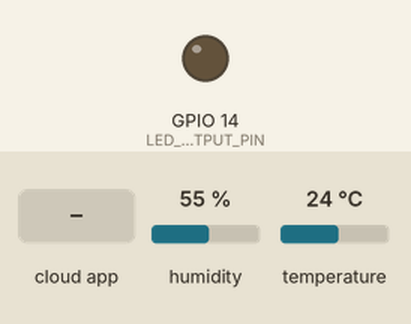
This sketch was run on a simulated ESP32. Parts: output pins drawn as LEDs (lit = HIGH). The test bench sets the inputs (shaded band); at power-on: humidity 55 %, temperature 24 °C. WiFi joins after 1.5 s; servers stay silent unless stated; no MQTT or app messages arrive unless stated; what the sketch prints to the serial monitor is not drawn.

Above: at 4.4 s.
4.5 s: the phone or cloud app sets OnOff to 1
At 5.0 s:
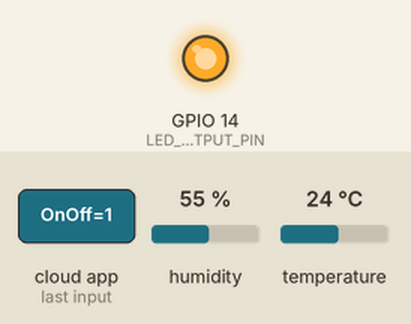
6.0 s: the phone or cloud app sets OnOff to 0
At 6.7 s:
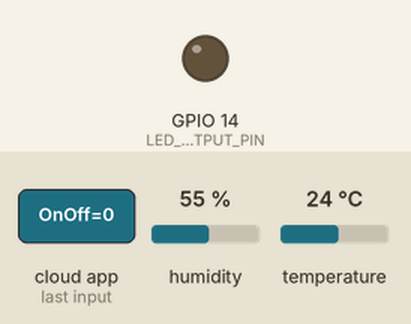
Timing chart, 0 to 9.0 s (numbered marks = the images above; inputs shaded):
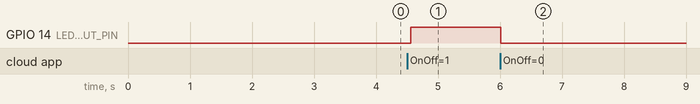

The sketch:

IoTworkshop_WIFI_MQTT_DHT.ino
```cpp
/***************************************************
  // IoT Workshop 2018
  // This is a demo code and shouldn't be used for any long term use or commercial purpose

  // DHT11 Pin out

  //    -------
  //    |:::::|
  //    |:::::|
  //    -------
  //    | | | |
  //    1 2 3 4
  //
  //    1 - Vcc
  //    2 - Out
  //    3 - NC
  //    4 - GND

  // DHT 11 Out should be connected to Vcc (PullUp) through 3.3 K Ohm
  // DHT 11 Out should be connected directly to pin 15 of ESP32

****************************************************/
#include "Config.h"
#include <WiFi.h>
#include <WiFiClient.h>
#include <Ticker.h>
#include "MQTT_Communication.h"
#include "DHT_Sensor.h"

/******************************* Declarations *********************************/

Ticker  ServerUpdateInterval;

/******************************* Global variables *****************************/

// Create an ESP8266 WiFiClient class to connect to the MQTT server.
WiFiClient client;

bool WIFI_InitOK = false;

/******************************* Functions ************************************/
void  tickerUpdateHandler(void);
bool  checkForWIFIStatus(void);
void  configureWIFI(void);

/******************************* Functions Definitons *************************/

/*
   @Brief   Ticker update Function
   @Param   None
   @Return  None
*/
void tickerUpdateHandler(void)
{
  TriggerServerUpdate();
}

/*
   @Brief   Check the WIFI status
   @Param   None
   @Return  None
*/
bool checkForWIFIStatus(void)
{
  if (WiFi.status() != WL_CONNECTED)
  {
    if (WIFI_InitOK == true)
    {
      // if connection is lost after first connection the reconnect
      WiFi.reconnect();
    }
    DEBUG_PRINT(F("Wait for WIFI "));
    DEBUG_PRINT_LN(WLAN_SSID);
    while (WiFi.status() != WL_CONNECTED)
    {
      DEBUG_PRINT(F("."));
      delay(1000);
    }
    DEBUG_PRINT_LN(F(" "));
    DEBUG_PRINT_LN(F("Connected"));
    return false;
  }
  return true;
}

/*
   @Brief   Function to configure the WIFI
   @Param   None
   @Return  None
*/
void configureWIFI(void)
{
  // Print WIFI Connection
  DEBUG_PRINT(F("Connecting to "));
  DEBUG_PRINT_LN(WLAN_SSID);
  // Connect to WiFi access point.
  WiFi.begin(WLAN_SSID, WLAN_PASS);
  // check for WIFI status
  checkForWIFIStatus();
  WIFI_InitOK = true;
  delay(100);
}

/**
  @brief  Setup Function
  @param  None
  @return None
*/
void setup(void)
{
#ifdef DEBUG_PRINT_ENABLE
  Serial.begin(115200);
  Serial.setDebugOutput(false);
  DEBUG_PRINT_LN(F(" "));
#endif /* DEBUG_PRINT_ENABLE */
  DEBUG_PRINT_LN(F("IoT Workshop"));
  delay(1000);

  configureWIFI();

  // configure the LED pin
  pinMode (LED_OUTPUT_PIN , OUTPUT);
  delay(100);

  // Setup MQTT subscription for onoff feed.
  ServerUpdateInterval.attach_ms(TICKER_SERVER_UPDATE_INTERVAL, tickerUpdateHandler);

  // Initialise MQTT
  InitMQTT_Communication();
  // Initialise Sensor
  SensorInit();
}

/**
  @brief  Loop Function
  @param  None
  @return None
*/
void loop()
{
  ObtainSensorData();
  MQTT_ServerTask();
  checkForWIFIStatus();
  delay(100);
}

/* EOF */
```

DHT_Sensor.cpp
```cpp
/***************************************************
  @file   DHT_Sensor.cpp
  @brief  File provides APIs the functions for DHT sensor
  @Author TeamRoboCET

  // IoT Workshop 2018
  // This is a demo code and shouldn't be used for any long term use or commercial purpose

  // DHT11 Pin out

  //    -------
  //    |:::::|
  //    |:::::|
  //    -------
  //    | | | |
  //    1 2 3 4
  //
  //    1 - Vcc
  //    2 - Out
  //    3 - NC
  //    4 - GND

  // DHT 11 Out should be connected to Vcc (PullUp) through 3.3 K Ohm
  // DHT 11 Out should be connected directly to pin 15 of ESP32

***************************************************/

#include "Arduino.h"

// Include sensor headers
#include <Adafruit_Sensor.h>
#include <DHT.h>
#include <DHT_U.h>

#include "Config.h"

/******************************* Declarations **********************************/
// Sensor Related
DHT_Unified dht(DHTPIN, DHTTYPE);

float humiSensor = 0;
float tempSensor = 0;

/******************************* Functions **************************************/
void  computeRMS_Current(void);
void  sensorCalibration(void);

/******************************* Functions Definitons ***************************/

/**
   @brief   Function is used to initialise the sensor
   @param   None
   @Return  None
*/
void SensorInit(void)
{
  // No special initialisation required for this sensor
}

/**
   @brief   Function to get temperature Sensor Data
   @param   None
   @Return  float, temperature value
*/
float GetTemperatureSensorData(void)
{
  return tempSensor;
}

/**
   @brief   Function to get Humidity Sensor Data
   @param   None
   @Return  float, Humidity
*/
float GetHumiditySensorData(void)
{
  return humiSensor;
}

/**
   @brief   Function Obtain Sensor Data
   @param   None
   @Return  None
*/
void ObtainSensorData(void)
{
  sensors_event_t event;
  dht.temperature().getEvent(&event);
  if (isnan(event.temperature))
  {
    tempSensor = 0;
    DEBUG_PRINT_LN(F("Error reading temperature!"));
  }
  else
  {
    tempSensor = event.temperature;
    DEBUG_PRINT(F("Temperature: "));
    DEBUG_PRINT(event.temperature);
    DEBUG_PRINT_LN(F(" *C"));
  }
  // Get humidity event and print its value.
  dht.humidity().getEvent(&event);
  if (isnan(event.relative_humidity))
  {
    humiSensor = 0;
    DEBUG_PRINT_LN(F("Error reading humidity!"));
  }
  else
  {
    humiSensor = event.relative_humidity;
    DEBUG_PRINT(F("Humidity: "));
    DEBUG_PRINT(event.relative_humidity);
    DEBUG_PRINT_LN(F(" %"));
  }
}

/* EOF */
```

DHT_Sensor.h
```cpp
/***************************************************
  @file   DHT_Sensor.h
  @brief  File provides APIs the functions for current DHT sensor
  @Author TeamRoboCET

  // IoT Workshop 2018
  // This is a demo code and shouldn't be used for any long term use or commercial purpose

***************************************************/

#ifndef _DHT_SENSOR_H_
#define _DHT_SENSOR_H_

void  ObtainSensorData(void);
void  SensorInit(void);
float GetTemperatureSensorData(void);
float GetHumiditySensorData(void);

#endif /* _DHT_SENSOR_H_ */
```

Debug.h
```cpp
/***************************************************
  @file   Debug.h
  @brief  File provides the functions for Debug
  @Author TeamRoboCET

  // IoT Workshop 2018
  // This is a demo code and shouldn't be used for any long term use or commercial purpose
***************************************************/

#ifndef _DEBUG_H_
#define _DEBUG_H_

#ifdef DEBUG_PRINT_ENABLE
  #define DEBUG_PRINT(x)                      Serial.print(x)
  #define DEBUG_PRINT_LN(x)                   Serial.println(x)
#else
  #define DEBUG_PRINT(x)
  #define DEBUG_PRINT_LN(x)
#endif /* DEBUG_PRINT_ENABLE */

#endif /* _DEBUG_H_ */
```

MQTT_Communication.cpp
```cpp
/***************************************************
  @file   MQTT_Communication.cpp
  @brief  File provides APIs the functions for MQTT Communication
  @Author TeamRoboCET

  // IoT Workshop 2018
  // This is a demo code and shouldn't be used for any long term use or commercial purpose

***************************************************/
#include "Arduino.h"
#include <WiFi.h>
#include <WiFiClient.h>
#include "Adafruit_MQTT.h"
#include "Adafruit_MQTT_Client.h"
#include "DHT_Sensor.h"
#include "Config.h"

extern WiFiClient client;
bool ServerUpdateFlag = false;


// Setup the MQTT client class by passing in the WiFi client and MQTT server and login details.
Adafruit_MQTT_Client mqtt(&client, AIO_SERVER, AIO_SERVERPORT, AIO_USERNAME, AIO_KEY);

/******************************* Feeds ******************************************/

// Setup a feed called 'TemperatureSensor' for publishing.
// Notice MQTT paths for AIO follow the form: <username>/feeds/<feedname>
Adafruit_MQTT_Publish TempSensorData = Adafruit_MQTT_Publish(&mqtt, AIO_USERNAME "/feeds/TemperatureSensor");

// Setup a feed called 'HumiditySensor' for publishing.
// Notice MQTT paths for AIO follow the form: <username>/feeds/<feedname>
Adafruit_MQTT_Publish HumiSensorData = Adafruit_MQTT_Publish(&mqtt, AIO_USERNAME "/feeds/HumiditySensor");

// Setup a feed called 'OnOff' for subscribing to changes.
Adafruit_MQTT_Subscribe OnOffButton = Adafruit_MQTT_Subscribe(&mqtt, AIO_USERNAME "/feeds/OnOff");

/******************************* Functions Definitons ***************************/

/*
   @Brief   Function to notify the Server update
   @Param   None
   @Return  None
*/
void TriggerServerUpdate(void)
{
  ServerUpdateFlag = true;
}

/*
   @Brief   On and Off call back function
   @Param   data, data pointer
   @Param   len, length of data received
   @Return  None
*/
void onoffcallback(char *data, uint16_t len)
{
  digitalWrite(LED_OUTPUT_PIN, ((data[0] == '0') ? LOW : HIGH));
}

/*
   @Brief   Fucntion to Intialise MQTT Communication
   @Param   None
   @Return  None
*/
void InitMQTT_Communication(void)
{
  OnOffButton.setCallback(onoffcallback);
  mqtt.subscribe(&OnOffButton);
}

/**
   @brief   Function to connect and reconnect as necessary to the MQTT server.
   @param   None
   @return  None
*/
bool MQTT_connect(void)
{
  int8_t ret;

  // Stop if already connected.
  if (mqtt.connected()) {
    return true;
  }

  DEBUG_PRINT(F("Connecting to MQTT... "));

  uint8_t retries = 3;
  while ((ret = mqtt.connect()) != 0 && retries != 0) { // connect will return 0 for connected
    DEBUG_PRINT_LN(mqtt.connectErrorString(ret));
    DEBUG_PRINT_LN(F("Retrying MQTT connection in 5 seconds..."));
    mqtt.disconnect();
    delay(5000);  // wait 5 seconds
    retries--;
  }
  if (mqtt.connected() != 0)
  {
    DEBUG_PRINT_LN(F("MQTT Connected!"));
  }
  return (mqtt.connected());
}

/*
   @Brief   Function for MQTT task
   @Param   None
   @Return  None
*/
void MQTT_ServerTask(void)
{
  mqtt.processPackets(100);
  if (ServerUpdateFlag == true)
  {
    ServerUpdateFlag = false;
    if (WiFi.status() == WL_CONNECTED)
    {
      DEBUG_PRINT(F("wifi OK "));
      // Ensure the connection to the MQTT server is alive (this will make the first
      // connection and automatically reconnect when disconnected).  See the MQTT_connect
      // function definition further below.
      if (MQTT_connect())
      {
        DEBUG_PRINT_LN(F("MQTT OK "));

        // this is our 'wait for incoming subscription packets' busy subloop
        // try to spend your time here

        // Now we can publish
        if ( !(TempSensorData.publish(GetTemperatureSensorData())))
        {
          DEBUG_PRINT_LN(F("Failed"));
        }
        else
        {
          DEBUG_PRINT_LN(F("Temperature Sensor Data send status OK!"));
        }
        delay(100);
        if ( !(HumiSensorData.publish(GetHumiditySensorData())))
        {
          DEBUG_PRINT_LN(F("Failed"));
        }
        else
        {
          DEBUG_PRINT_LN(F("Humidity Sensor Data send status OK!"));
        }
      }

      // ping the server to keep the mqtt connection alive
      // NOT required if you are publishing once every KEEPALIVE seconds
      /*
        if(! mqtt.ping()) {
        mqtt.disconnect();
        }
      */
    }
  }
}

/* EOF */
```

MQTT_Communication.h
```cpp
/***************************************************
  @file   MQTT_Communication.h
  @brief  File provides APIs the functions for MQTT communication
  @Author TeamRoboCET

  // IoT Workshop 2018
  // This is a demo code and shouldn't be used for any long term use or commercial purpose
***************************************************/

#ifndef _MQTT_COMMUNICATION_H_
#define _MQTT_COMMUNICATION_H_

void  InitMQTT_Communication(void);
void  MQTT_ServerTask(void);
void  TriggerServerUpdate(void);

#endif /* _MQTT_COMMUNICATION_H_ */
```

Config.h
```cpp
/***************************************************
  @file   Config.h
  @brief  Cofiguration Parameters
  @Author TeamRoboCET

  // IoT Workshop 2018
  // This is a demo code and shouldn't be used for any long term use or commercial purpose
***************************************************/
#ifndef _CONFIG_H_
#define _CONFIG_H_

/************************* Debug *********************************************/
// Enable / Disable Debug statements
// Comment the below line "#define DEBUG_PRINT_ENABLE" to disable debug statements
#define DEBUG_PRINT_ENABLE

#include "Debug.h"

/************************* WIFI Setup ****************************************/
#define WLAN_SSID                             "SSID"
#define WLAN_PASS                             "password"

/************************* Ticker Update Info *******************************/
// specify the value in millisecond
#define TICKER_SERVER_UPDATE_INTERVAL         10000

/************************* Adafruit.io Setup *********************************/
#define AIO_SERVER                            "io.adafruit.com"
#define AIO_SERVERPORT                        1883
#define AIO_USERNAME                          "AccountId"
#define AIO_KEY                               "AccountKey"

/************************* SENSOR PIN ***************************************/
// Define Sensor related macros
#define DHTPIN                                15        // Pin which is connected to the DHT sensor.
#define DHTTYPE                               DHT11     // DHT 11 Sensor

/************************* GPIO Setup ***************************************/
// OUTPUT control Led
#define LED_OUTPUT_PIN                        14

#endif /* _CONFIG_H_ */
```

Measured:
- after the input at 4.5 s, GPIO 14 (LED_OUTPUT_PIN): LOW → HIGH after 0.06 s
- after the input at 6.0 s, GPIO 14 (LED_OUTPUT_PIN): HIGH → LOW at once
